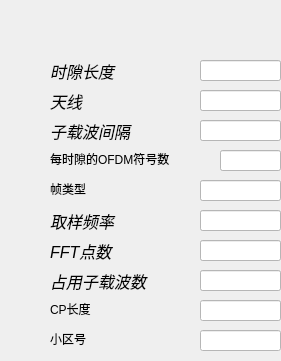
     <widget class="QFrame" name="frame_6">
      <property name="geometry">
       <rect>
        <x>40</x>
        <y>80</y>
        <width>281</width>
        <height>361</height>
       </rect>
      </property>
      <property name="whatsThis">
       <string>&lt;html&gt;&lt;head/&gt;&lt;body&gt;&lt;p&gt;&lt;span style=&quot; font-style:italic;&quot;&gt;dfgfdgd&lt;/span&gt;&lt;/p&gt;&lt;/body&gt;&lt;/html&gt;</string>
      </property>
      <property name="styleSheet">
       <string notr="true"/>
      </property>
      <widget class="QLabel" name="label_33">
       <property name="enabled">
        <bool>true</bool>
       </property>
       <property name="geometry">
        <rect>
         <x>50</x>
         <y>60</y>
         <width>181</width>
         <height>21</height>
        </rect>
       </property>
       <property name="font">
        <font>
         <family>Ubuntu</family>
         <pointsize>12</pointsize>
         <weight>9</weight>
         <italic>true</italic>
         <bold>false</bold>
        </font>
       </property>
       <property name="styleSheet">
        <string notr="true">font: 25 9pt &quot;Ubuntu&quot;;
color: rgb(0, 0, 0);
font: 75 italic 12pt &quot;Ubuntu&quot;;</string>
       </property>
       <property name="text">
        <string>时隙长度</string>
       </property>
      </widget>
      <widget class="QLabel" name="label_46">
       <property name="enabled">
        <bool>true</bool>
       </property>
       <property name="geometry">
        <rect>
         <x>50</x>
         <y>120</y>
         <width>181</width>
         <height>21</height>
        </rect>
       </property>
       <property name="font">
        <font>
         <family>Ubuntu</family>
         <pointsize>12</pointsize>
         <weight>9</weight>
         <italic>true</italic>
         <bold>false</bold>
        </font>
       </property>
       <property name="styleSheet">
        <string notr="true">font: 25 9pt &quot;Ubuntu&quot;;
color: rgb(0, 0, 0);
font: 75 italic 12pt &quot;Ubuntu&quot;;</string>
       </property>
       <property name="text">
        <string>子载波间隔</string>
       </property>
      </widget>
      <widget class="QLabel" name="label_47">
       <property name="enabled">
        <bool>true</bool>
       </property>
       <property name="geometry">
        <rect>
         <x>50</x>
         <y>210</y>
         <width>181</width>
         <height>21</height>
        </rect>
       </property>
       <property name="font">
        <font>
         <family>Ubuntu</family>
         <pointsize>12</pointsize>
         <weight>9</weight>
         <italic>true</italic>
         <bold>false</bold>
        </font>
       </property>
       <property name="styleSheet">
        <string notr="true">font: 25 9pt &quot;Ubuntu&quot;;
color: rgb(0, 0, 0);
font: 75 italic 12pt &quot;Ubuntu&quot;;</string>
       </property>
       <property name="text">
        <string>取样频率</string>
       </property>
      </widget>
      <widget class="QLabel" name="label_48">
       <property name="enabled">
        <bool>true</bool>
       </property>
       <property name="geometry">
        <rect>
         <x>50</x>
         <y>240</y>
         <width>181</width>
         <height>21</height>
        </rect>
       </property>
       <property name="font">
        <font>
         <family>Ubuntu</family>
         <pointsize>12</pointsize>
         <weight>9</weight>
         <italic>true</italic>
         <bold>false</bold>
        </font>
       </property>
       <property name="styleSheet">
        <string notr="true">font: 25 9pt &quot;Ubuntu&quot;;
color: rgb(0, 0, 0);
font: 75 italic 12pt &quot;Ubuntu&quot;;</string>
       </property>
       <property name="text">
        <string>FFT点数</string>
       </property>
      </widget>
      <widget class="QComboBox" name="down_ofdm_symbol_size">
       <property name="enabled">
        <bool>false</bool>
       </property>
       <property name="geometry">
        <rect>
         <x>200</x>
         <y>240</y>
         <width>81</width>
         <height>21</height>
        </rect>
       </property>
       <property name="styleSheet">
        <string notr="true">background-color: rgb(255, 255, 255);
color: rgb(0, 0, 0);
font: 25 10pt &quot;Ubuntu&quot;;</string>
       </property>
       <item>
        <property name="text">
         <string/>
        </property>
       </item>
       <item>
        <property name="text">
         <string>512</string>
        </property>
       </item>
       <item>
        <property name="text">
         <string>1024</string>
        </property>
       </item>
       <item>
        <property name="text">
         <string>1536</string>
        </property>
       </item>
       <item>
        <property name="text">
         <string>2048</string>
        </property>
       </item>
      </widget>
      <widget class="QLabel" name="label_49">
       <property name="enabled">
        <bool>true</bool>
       </property>
       <property name="geometry">
        <rect>
         <x>50</x>
         <y>90</y>
         <width>181</width>
         <height>21</height>
        </rect>
       </property>
       <property name="font">
        <font>
         <family>Ubuntu</family>
         <pointsize>12</pointsize>
         <weight>9</weight>
         <italic>true</italic>
         <bold>false</bold>
        </font>
       </property>
       <property name="styleSheet">
        <string notr="true">font: 25 9pt &quot;Ubuntu&quot;;
color: rgb(0, 0, 0);
font: 75 italic 12pt &quot;Ubuntu&quot;;</string>
       </property>
       <property name="text">
        <string>天线</string>
       </property>
      </widget>
      <widget class="QComboBox" name="down_sample_time_per_point">
       <property name="enabled">
        <bool>false</bool>
       </property>
       <property name="geometry">
        <rect>
         <x>200</x>
         <y>90</y>
         <width>81</width>
         <height>21</height>
        </rect>
       </property>
       <property name="styleSheet">
        <string notr="true">background-color: rgb(255, 255, 255);
color: rgb(0, 0, 0);
font: 25 10pt &quot;Ubuntu&quot;;</string>
       </property>
       <item>
        <property name="text">
         <string/>
        </property>
       </item>
       <item>
        <property name="text">
         <string>1</string>
        </property>
       </item>
      </widget>
      <widget class="QLabel" name="label_50">
       <property name="enabled">
        <bool>true</bool>
       </property>
       <property name="geometry">
        <rect>
         <x>50</x>
         <y>270</y>
         <width>181</width>
         <height>21</height>
        </rect>
       </property>
       <property name="font">
        <font>
         <family>Ubuntu</family>
         <pointsize>12</pointsize>
         <weight>9</weight>
         <italic>true</italic>
         <bold>false</bold>
        </font>
       </property>
       <property name="styleSheet">
        <string notr="true">font: 25 9pt &quot;Ubuntu&quot;;
color: rgb(0, 0, 0);
font: 75 italic 12pt &quot;Ubuntu&quot;;</string>
       </property>
       <property name="text">
        <string>占用子载波数</string>
       </property>
      </widget>
      <widget class="QComboBox" name="down_N_RB_UL">
       <property name="enabled">
        <bool>false</bool>
       </property>
       <property name="geometry">
        <rect>
         <x>200</x>
         <y>270</y>
         <width>81</width>
         <height>21</height>
        </rect>
       </property>
       <property name="styleSheet">
        <string notr="true">background-color: rgb(255, 255, 255);
color: rgb(0, 0, 0);
font: 25 10pt &quot;Ubuntu&quot;;</string>
       </property>
       <item>
        <property name="text">
         <string/>
        </property>
       </item>
       <item>
        <property name="text">
         <string>300</string>
        </property>
       </item>
       <item>
        <property name="text">
         <string>600</string>
        </property>
       </item>
       <item>
        <property name="text">
         <string>900</string>
        </property>
       </item>
       <item>
        <property name="text">
         <string>1200</string>
        </property>
       </item>
      </widget>
      <widget class="QLabel" name="label_11">
       <property name="geometry">
        <rect>
         <x>50</x>
         <y>150</y>
         <width>221</width>
         <height>17</height>
        </rect>
       </property>
       <property name="styleSheet">
        <string notr="true">font: 25 9pt &quot;Ubuntu&quot;;
color: rgb(0, 0, 0);
font: 75 italic 12pt &quot;Ubuntu&quot;;</string>
       </property>
       <property name="text">
        <string>每时隙的OFDM符号数</string>
       </property>
      </widget>
      <widget class="QLabel" name="label_13">
       <property name="geometry">
        <rect>
         <x>50</x>
         <y>300</y>
         <width>67</width>
         <height>17</height>
        </rect>
       </property>
       <property name="styleSheet">
        <string notr="true">font: 25 9pt &quot;Ubuntu&quot;;
color: rgb(0, 0, 0);
font: 75 italic 12pt &quot;Ubuntu&quot;;</string>
       </property>
       <property name="text">
        <string>CP长度</string>
       </property>
      </widget>
      <widget class="QComboBox" name="down_length_of_slot">
       <property name="enabled">
        <bool>false</bool>
       </property>
       <property name="geometry">
        <rect>
         <x>200</x>
         <y>60</y>
         <width>81</width>
         <height>21</height>
        </rect>
       </property>
       <property name="styleSheet">
        <string notr="true">background-color: rgb(255, 255, 255);
color: rgb(0, 0, 0);
font: 25 10pt &quot;Ubuntu&quot;;</string>
       </property>
       <item>
        <property name="text">
         <string/>
        </property>
       </item>
       <item>
        <property name="text">
         <string>0.5</string>
        </property>
       </item>
       <item>
        <property name="text">
         <string>1</string>
        </property>
       </item>
       <item>
        <property name="text">
         <string>1.5</string>
        </property>
       </item>
       <item>
        <property name="text">
         <string>2</string>
        </property>
       </item>
      </widget>
      <widget class="QComboBox" name="down_subcarrier_interval">
       <property name="enabled">
        <bool>false</bool>
       </property>
       <property name="geometry">
        <rect>
         <x>200</x>
         <y>120</y>
         <width>81</width>
         <height>21</height>
        </rect>
       </property>
       <property name="styleSheet">
        <string notr="true">background-color: rgb(255, 255, 255);
color: rgb(0, 0, 0);
font: 25 10pt &quot;Ubuntu&quot;;</string>
       </property>
       <item>
        <property name="text">
         <string/>
        </property>
       </item>
       <item>
        <property name="text">
         <string>15kHz</string>
        </property>
       </item>
       <item>
        <property name="text">
         <string>30kHz</string>
        </property>
       </item>
       <item>
        <property name="text">
         <string>45kHz</string>
        </property>
       </item>
       <item>
        <property name="text">
         <string>60kHz</string>
        </property>
       </item>
      </widget>
      <widget class="QComboBox" name="down_samples_per_tti">
       <property name="enabled">
        <bool>false</bool>
       </property>
       <property name="geometry">
        <rect>
         <x>200</x>
         <y>210</y>
         <width>81</width>
         <height>21</height>
        </rect>
       </property>
       <property name="styleSheet">
        <string notr="true">background-color: rgb(255, 255, 255);
color: rgb(0, 0, 0);
font: 25 10pt &quot;Ubuntu&quot;;</string>
       </property>
       <item>
        <property name="text">
         <string/>
        </property>
       </item>
       <item>
        <property name="text">
         <string>7.68M</string>
        </property>
       </item>
       <item>
        <property name="text">
         <string>15.36M</string>
        </property>
       </item>
       <item>
        <property name="text">
         <string>23.04M</string>
        </property>
       </item>
       <item>
        <property name="text">
         <string>30.72M</string>
        </property>
       </item>
      </widget>
      <widget class="QComboBox" name="down_symbols_per_tti">
       <property name="enabled">
        <bool>false</bool>
       </property>
       <property name="geometry">
        <rect>
         <x>220</x>
         <y>150</y>
         <width>61</width>
         <height>21</height>
        </rect>
       </property>
       <property name="styleSheet">
        <string notr="true">background-color: rgb(255, 255, 255);
color: rgb(0, 0, 0);
font: 25 10pt &quot;Ubuntu&quot;;</string>
       </property>
       <item>
        <property name="text">
         <string/>
        </property>
       </item>
       <item>
        <property name="text">
         <string>7</string>
        </property>
       </item>
      </widget>
      <widget class="QComboBox" name="down_Ncp_UL">
       <property name="enabled">
        <bool>false</bool>
       </property>
       <property name="geometry">
        <rect>
         <x>220</x>
         <y>300</y>
         <width>61</width>
         <height>21</height>
        </rect>
       </property>
       <property name="styleSheet">
        <string notr="true">background-color: rgb(255, 255, 255);
color: rgb(0, 0, 0);
font: 25 10pt &quot;Ubuntu&quot;;</string>
       </property>
       <item>
        <property name="text">
         <string/>
        </property>
       </item>
       <item>
        <property name="text">
         <string>512</string>
        </property>
       </item>
       <item>
        <property name="text">
         <string>1024</string>
        </property>
       </item>
       <item>
        <property name="text">
         <string>1536</string>
        </property>
       </item>
       <item>
        <property name="text">
         <string>2048</string>
        </property>
       </item>
      </widget>
      <widget class="QLabel" name="label_30">
       <property name="geometry">
        <rect>
         <x>50</x>
         <y>180</y>
         <width>221</width>
         <height>17</height>
        </rect>
       </property>
       <property name="styleSheet">
        <string notr="true">font: 25 9pt &quot;Ubuntu&quot;;
color: rgb(0, 0, 0);
font: 75 italic 12pt &quot;Ubuntu&quot;;</string>
       </property>
       <property name="text">
        <string>帧类型</string>
       </property>
      </widget>
      <widget class="QComboBox" name="down_symbols_per_tti_2">
       <property name="enabled">
        <bool>false</bool>
       </property>
       <property name="geometry">
        <rect>
         <x>200</x>
         <y>180</y>
         <width>81</width>
         <height>21</height>
        </rect>
       </property>
       <property name="styleSheet">
        <string notr="true">background-color: rgb(255, 255, 255);
color: rgb(0, 0, 0);
font: 25 10pt &quot;Ubuntu&quot;;</string>
       </property>
       <item>
        <property name="text">
         <string/>
        </property>
       </item>
       <item>
        <property name="text">
         <string>FDD</string>
        </property>
       </item>
       <item>
        <property name="text">
         <string>TDD</string>
        </property>
       </item>
      </widget>
      <widget class="QLineEdit" name="lineEdit_13">
       <property name="geometry">
        <rect>
         <x>200</x>
         <y>60</y>
         <width>81</width>
         <height>21</height>
        </rect>
       </property>
       <property name="styleSheet">
        <string notr="true">background-color: rgb(255, 255, 255);
color: rgb(0, 0, 0);
font: 25 10pt &quot;Ubuntu&quot;;</string>
       </property>
       <property name="text">
        <string/>
       </property>
      </widget>
      <widget class="QLineEdit" name="lineEdit_14">
       <property name="geometry">
        <rect>
         <x>200</x>
         <y>90</y>
         <width>81</width>
         <height>21</height>
        </rect>
       </property>
       <property name="styleSheet">
        <string notr="true">background-color: rgb(255, 255, 255);
color: rgb(0, 0, 0);
font: 25 10pt &quot;Ubuntu&quot;;</string>
       </property>
       <property name="text">
        <string/>
       </property>
      </widget>
      <widget class="QLineEdit" name="lineEdit_15">
       <property name="geometry">
        <rect>
         <x>200</x>
         <y>120</y>
         <width>81</width>
         <height>21</height>
        </rect>
       </property>
       <property name="styleSheet">
        <string notr="true">background-color: rgb(255, 255, 255);
color: rgb(0, 0, 0);
font: 25 10pt &quot;Ubuntu&quot;;</string>
       </property>
       <property name="text">
        <string/>
       </property>
      </widget>
      <widget class="QLineEdit" name="lineEdit_16">
       <property name="geometry">
        <rect>
         <x>220</x>
         <y>150</y>
         <width>61</width>
         <height>21</height>
        </rect>
       </property>
       <property name="styleSheet">
        <string notr="true">background-color: rgb(255, 255, 255);
color: rgb(0, 0, 0);
font: 25 10pt &quot;Ubuntu&quot;;</string>
       </property>
       <property name="text">
        <string/>
       </property>
      </widget>
      <widget class="QLineEdit" name="lineEdit_17">
       <property name="geometry">
        <rect>
         <x>200</x>
         <y>180</y>
         <width>81</width>
         <height>21</height>
        </rect>
       </property>
       <property name="styleSheet">
        <string notr="true">background-color: rgb(255, 255, 255);
color: rgb(0, 0, 0);
font: 25 10pt &quot;Ubuntu&quot;;</string>
       </property>
       <property name="text">
        <string/>
       </property>
      </widget>
      <widget class="QLineEdit" name="lineEdit_18">
       <property name="geometry">
        <rect>
         <x>200</x>
         <y>210</y>
         <width>81</width>
         <height>21</height>
        </rect>
       </property>
       <property name="styleSheet">
        <string notr="true">background-color: rgb(255, 255, 255);
color: rgb(0, 0, 0);
font: 25 10pt &quot;Ubuntu&quot;;</string>
       </property>
       <property name="text">
        <string/>
       </property>
      </widget>
      <widget class="QLineEdit" name="lineEdit_19">
       <property name="geometry">
        <rect>
         <x>200</x>
         <y>240</y>
         <width>81</width>
         <height>21</height>
        </rect>
       </property>
       <property name="styleSheet">
        <string notr="true">background-color: rgb(255, 255, 255);
color: rgb(0, 0, 0);
font: 25 10pt &quot;Ubuntu&quot;;</string>
       </property>
       <property name="text">
        <string/>
       </property>
      </widget>
      <widget class="QLineEdit" name="lineEdit_20">
       <property name="geometry">
        <rect>
         <x>200</x>
         <y>270</y>
         <width>81</width>
         <height>21</height>
        </rect>
       </property>
       <property name="styleSheet">
        <string notr="true">background-color: rgb(255, 255, 255);
color: rgb(0, 0, 0);
font: 25 10pt &quot;Ubuntu&quot;;</string>
       </property>
       <property name="text">
        <string/>
       </property>
      </widget>
      <widget class="QLineEdit" name="lineEdit_21">
       <property name="geometry">
        <rect>
         <x>200</x>
         <y>300</y>
         <width>81</width>
         <height>21</height>
        </rect>
       </property>
       <property name="styleSheet">
        <string notr="true">background-color: rgb(255, 255, 255);
color: rgb(0, 0, 0);
font: 25 10pt &quot;Ubuntu&quot;;</string>
       </property>
       <property name="text">
        <string/>
       </property>
      </widget>
      <widget class="QLabel" name="label_32">
       <property name="geometry">
        <rect>
         <x>50</x>
         <y>330</y>
         <width>67</width>
         <height>17</height>
        </rect>
       </property>
       <property name="styleSheet">
        <string notr="true">font: 25 9pt &quot;Ubuntu&quot;;
color: rgb(0, 0, 0);
font: 75 italic 12pt &quot;Ubuntu&quot;;</string>
       </property>
       <property name="text">
        <string>小区号</string>
       </property>
      </widget>
      <widget class="QLineEdit" name="lineEdit_24">
       <property name="geometry">
        <rect>
         <x>200</x>
         <y>330</y>
         <width>81</width>
         <height>21</height>
        </rect>
       </property>
       <property name="styleSheet">
        <string notr="true">background-color: rgb(255, 255, 255);
color: rgb(0, 0, 0);
font: 25 10pt &quot;Ubuntu&quot;;</string>
       </property>
       <property name="text">
        <string/>
       </property>
      </widget>
     </widget>
